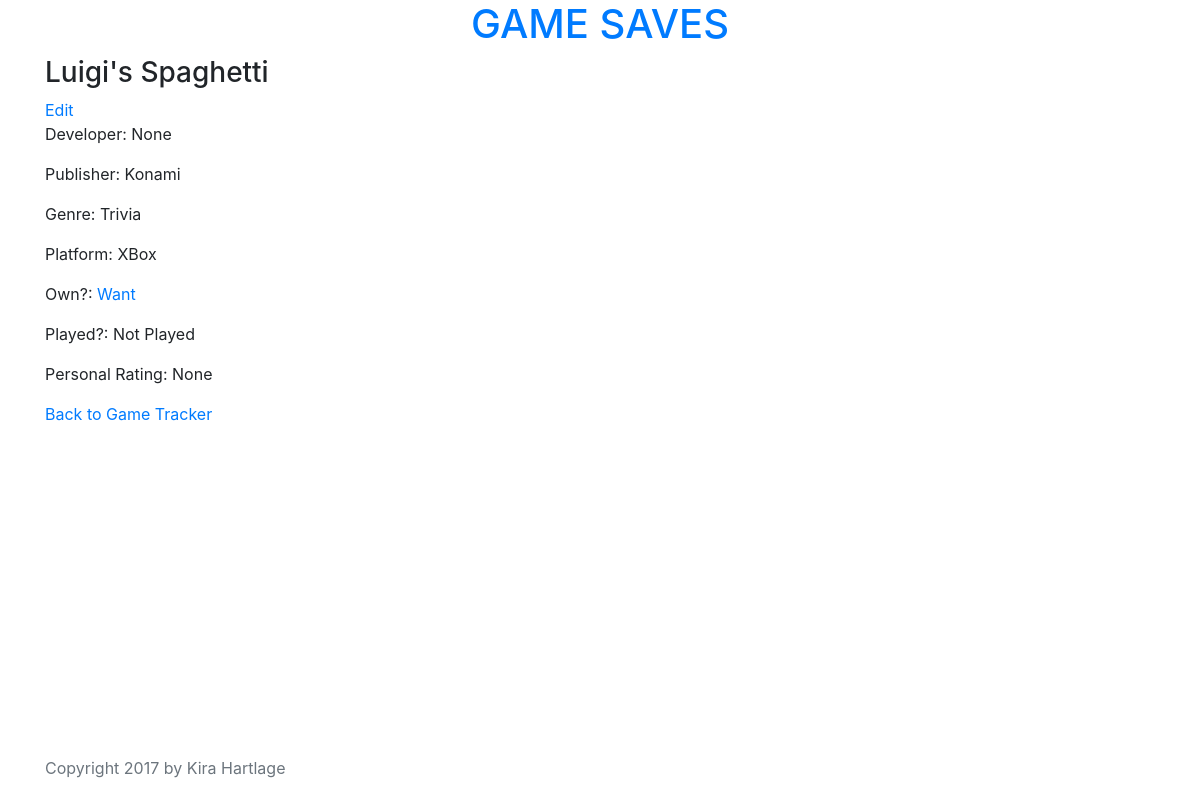
Before: /game/15 with the older database file.
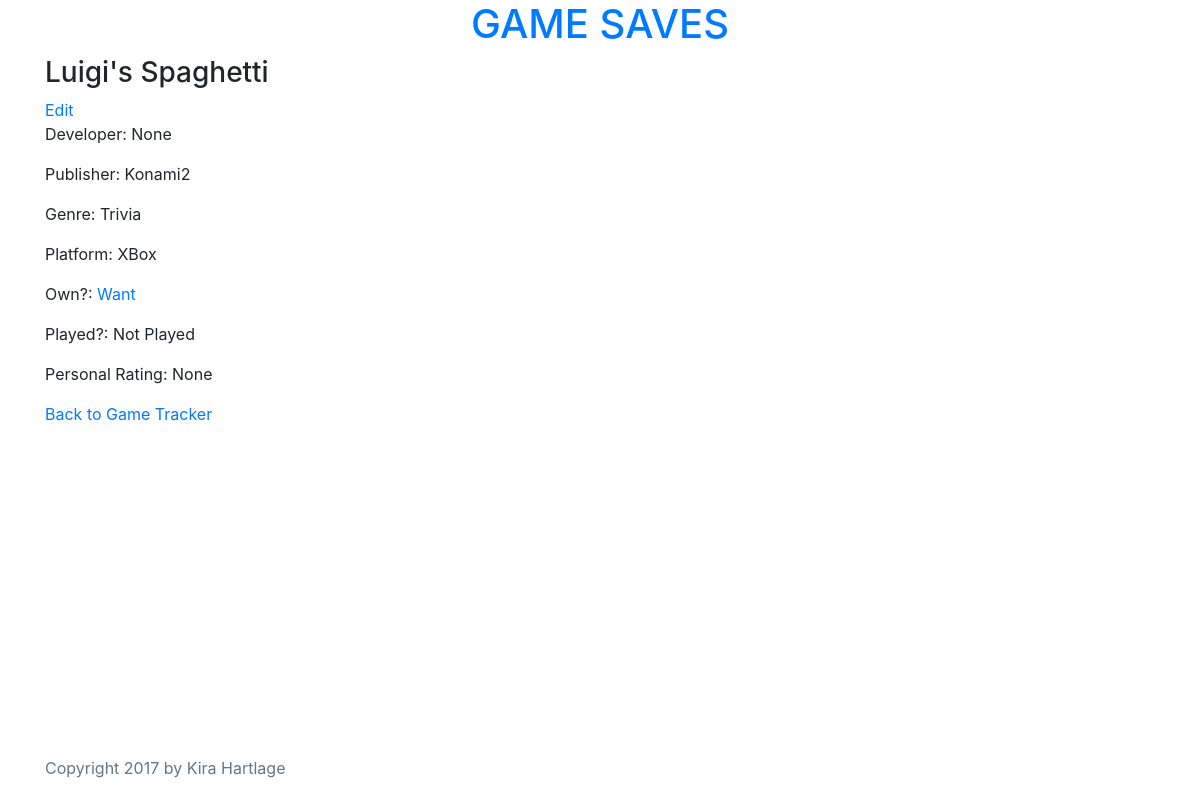
After: the same page with the newer database file.
### tracker/models.py (models this page shows, shortened)
class Game(models.Model):
    title = models.CharField(max_length=255)
    developer = models.ForeignKey('Developer', null=True)
    publisher = models.ForeignKey('Publisher')
    genre = models.ForeignKey('Genre')
    platform = models.ForeignKey('Platform')
    OWN_STATUS_CHOICES = (
        ('Own', 'Own'),
        ('Want', 'Want'),
    )
    own_status = models.CharField(max_length=4, choices=OWN_STATUS_CHOICES, default='Want')
    PLAY_STATUS_CHOICES = (
        ('Played', 'Played'),
        ('Not Played', 'Not Played'),
    )
    play_status = models.CharField(max_length=10, choices=PLAY_STATUS_CHOICES, default='Not Played')
    personal_rating = models.IntegerField(
        validators = [MaxValueValidator(5), MinValueValidator(1)],
        null=True,
        blank=True,
    )
    class Meta:
        ordering = ['title']

class Publisher(models.Model):
    name = models.CharField(max_length=255)
    class Meta:
        ordering = ['name']
    def __str__(self):
        return self.name

class Genre(models.Model):
    name = models.CharField(max_length=255)
    class Meta:
        ordering = ['name']
    def __str__(self):
        return self.name

class Platform(models.Model):
    system = models.CharField(max_length=255)
    class Meta:
        ordering = ['system']
    def __str__(self):
        return self.system

### tracker/views.py (the view)
# urls.py: url(r'^game/(?P<pk>\d+)$', views.GameDetailView.as_view(), name='detail'),
class GameDetailView(DetailView):
    model = Game

### tracker/templates/tracker/game_detail.html
{% extends 'tracker/base.html' %}
{% block content %}
<h3>{{ game.title }}</h3>
<a href="{% url 'update' pk=game.pk %}">Edit</a>
<p>Developer: {{ game.developer }}</p>
<p>Publisher: {{ game.publisher }}</p>
<p>Genre: {{ game.genre }}</p>
<p>Platform: {{ game.platform }}</p>
{% if game.own_status == "Want" %}
<p>Own?: <a href="https://www.amazon.com/s?url=search-alias%3Dvideogames&field-keywords={{ game.title }}" target="_blank">{{ game.own_status }}</a></p>
{% else %}
<p>Own?: {{ game.own_status }}</p>
{% endif %}
<p>Played?: {{ game.play_status }}</p>
<p>Personal Rating: {{ game.personal_rating }}</p>
<a href="{% url 'games:list' %}">Back to Game Tracker</a>
{% endblock %}

Changed rows visible on the page:
changed through a linked row, Game "Luigi's Spaghetti": publisher "Konami" → "Konami2"
